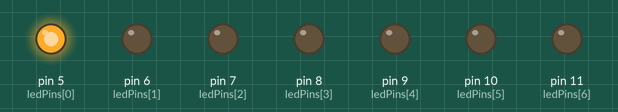
Simulated run of this sketch. Board: Arduino Uno, built with avr-gcc and run on an emulated ATmega328P. Shown: output pins drawn as LEDs (lit = HIGH).

Above: at 0.02 s.
At 0.22 s:
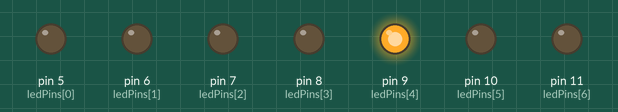
At 0.62 s:
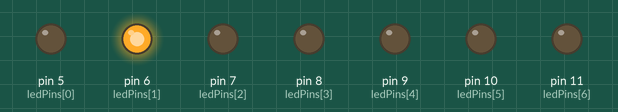
At 1.22 s:
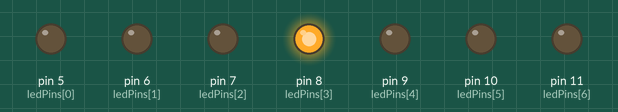
At 1.82 s:
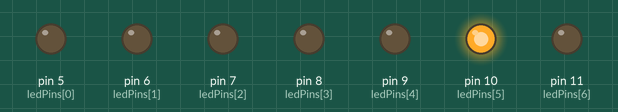
At 2.45 s:
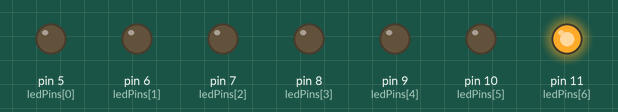
Timing chart, 0 to 3.0 s (numbered marks = the images above):
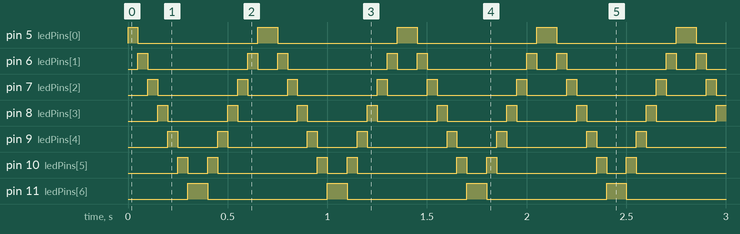

Measured:
- by itself, pin 5 (ledPins[0]), pin 11 (ledPins[6]): alternates HIGH for 0.10 s and LOW for 0.60 s
- by itself, pin 6 (ledPins[1]): repeats every 0.70 s: LOW 0.50 s, HIGH 0.05 s, LOW 0.10 s, HIGH 0.05 s
- by itself, pin 7 (ledPins[2]): repeats every 0.70 s: LOW 0.40 s, HIGH 0.05 s, LOW 0.20 s, HIGH 0.05 s
- by itself, pin 8 (ledPins[3]): alternates HIGH for 0.05 s and LOW for 0.30 s
- by itself, pin 9 (ledPins[4]): repeats every 0.70 s: LOW 0.20 s, HIGH 0.05 s, LOW 0.40 s, HIGH 0.05 s
- by itself, pin 10 (ledPins[5]): repeats every 0.70 s: LOW 0.10 s, HIGH 0.05 s, LOW 0.50 s, HIGH 0.05 s

The sketch:

5to_ejercicio.ino
```cpp
const int numLeds = 7;
const int ledPins[] = {5, 6, 7, 8, 9, 10, 11};//array
const int delayTime = 50; // 50 milisegundos

void setup() {
  for (int i = 0; i < numLeds; i++) {
    pinMode(ledPins[i], OUTPUT);
  }
}

void loop() {
  // Secuencia ascendente
  for (int i = 0; i < numLeds; i++) {
    digitalWrite(ledPins[i], HIGH);
    delay(delayTime);
    digitalWrite(ledPins[i], LOW);
  }

  // Secuencia descendente
  for (int i = numLeds - 1; i >= 0; i--) {
    digitalWrite(ledPins[i], HIGH);
    delay(delayTime);
    digitalWrite(ledPins[i], LOW);
  }
}
```
